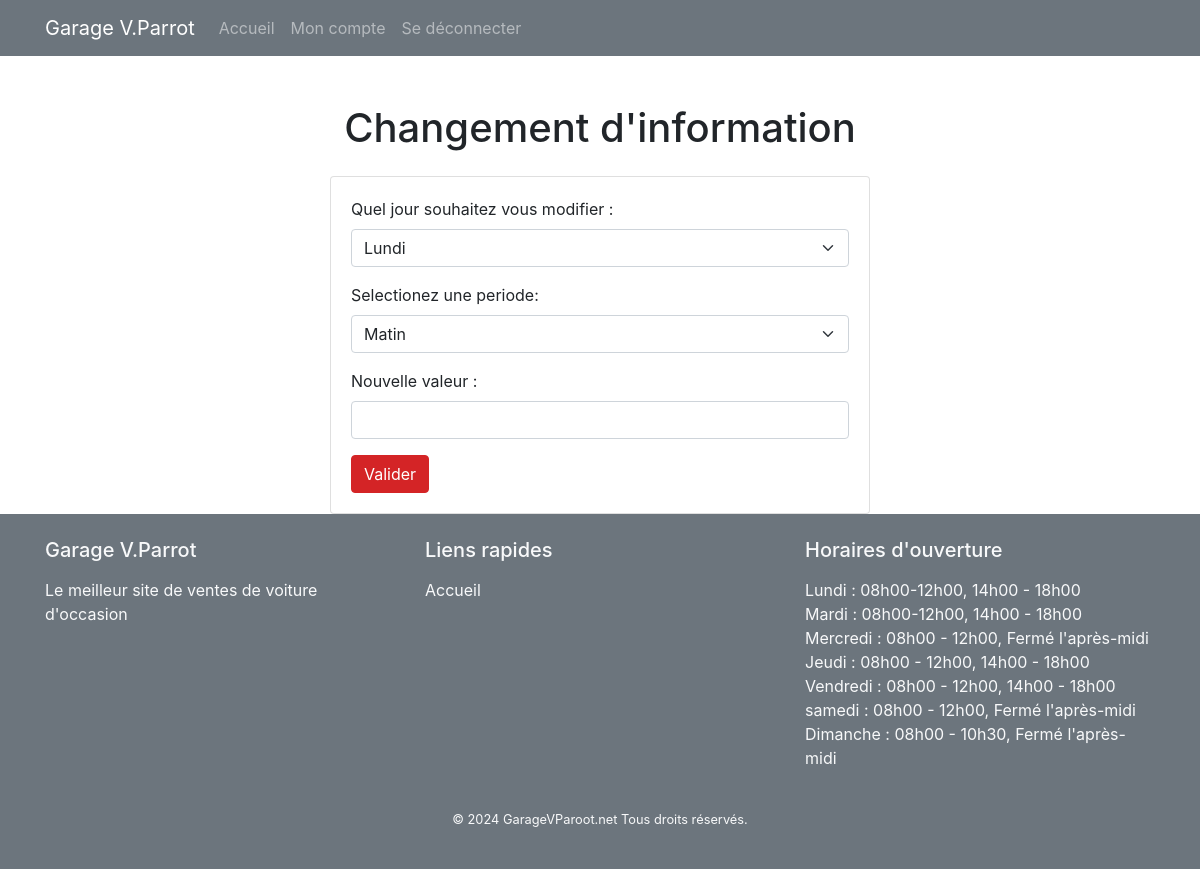
Screenshot of /index.php?page=horaires&action=manage (signed in) with the database file from the repository.
### tables this page shows
CREATE TABLE horaires(
        id INTEGER,
        jour TEXT ,
        heureMatin TEXT,
        heureSoir TEXT,
        PRIMARY KEY(id),
        UNIQUE(jour)
     );

### src/Views.php (called while the page is built, shortened)
<?php
class Views {
    private static $template_dir = './views/';
    private string $view;
    private string $footer;
    public function __construct($view)
    {
        $this->view = self::$template_dir.$view.'.php';
    }
    private function setFooter()
    {
        $this->footer = self::$template_dir.'template/footer.php';
    }
    public function render()
    {
        require($this->view);
        require($this->footer);
    }
}

### src/Dispatcher.php (called while the page is built, shortened)
<?php
class Dispatcher
{
    private ?string $page = null;
    public function __construct()
    {
        if (isset($_GET['page'])) {
            $this->page = $_GET['page'];
        }
    }
    public function dispatch()
    {
        if (is_null($this->page) || $this->page === 'users') {
            new Users();
        }
        elseif ($this->page === 'horaires') {
            new Horaires();
        }
        elseif ($this->page === 'formulaire') {
            new Formulaires();
        }
        elseif ($this->page === 'annonce') {
            new Annonces();
        }
    }
}

### index.php (called while the page is built, shortened)
<?php
$content=new Dispatcher();
$content->dispatch();

### src/Db.php (called while the page is built, shortened)
<?php
class Db extends PDO
{
    private static $instance = null;
    public static function getInstance()
    {
        if (is_null(self::$instance)) {
            self::$instance = new Db();
        }
        return self::$instance;
    }
    public function getAll($objet)
    {
        $space = get_class($objet);
        $table = strtolower($this->getTableName($space));
        $query = "select * from " . $table.";";
        $results = $this->query($query);
        return $results->fetchAll(PDO::FETCH_CLASS, $space);
    }
    private function getTableName($espace)
    {
        $tab = explode('\\', $espace);
        $count = count($tab) - 1;
        return $tab[$count];
    }
}

### src/Model.php (called while the page is built, shortened)
<?php
abstract class Model
{
    public function __get($attribute)
    {
        return call_user_func(array($this, 'get' . ucfirst($attribute)));
    }
    public function getAll()
    {
        return Db::getInstance()->getAll($this);
    }
}

### src/Entity/Horaires.php (called while the page is built, shortened)
<?php
class Horaires extends Model
{
    private ?string $jour;
    private ?string $heureMatin;
    private ?string $heureSoir;
    public function getJour()
    {
        return $this->jour;
    }
    public function getHeureMatin()
    {
        return $this->heureMatin;
    }
    public function getHeureSoir()
    {
        return $this->heureSoir;
    }
}

### views/horaires/manage.php (the view, shortened to what this page needs)
<main>
    <div class="container">
        <div class="row justify-content-center">
            <div class="col-md-6 mt-5">
                <h1 class="text-center mb-4">Changement d'information</h1>
                <div class="card">
                    <div class="card-body">
                        <form method="POST">
                            <div class="mb-3">
                                <label for="champ" class="form-label">Quel jour souhaitez vous modifier :</label>
                                <select name="jour" id="jour" class="form-select">
                                    <?php
                                    $horaire = new Horaires;
                                    $horaires = $horaire->getAll();
                                    foreach ($horaires as $key => $value) {
                                        echo '<option value="' . $value->jour . '">' . $value->getJour();
                                    }
                                    ?>
                                </select>
                            </div>
                            <div class="mb-3">
                                <label for="champ" class="form-label">Selectionez une periode:</label>
                                <select name="heure" id="heure" class="form-select">
                                    <option value="matin">Matin</option>
                                </select>
                            </div>
                            <div class="mb-3">
                                <label for="change" class="form-label">Nouvelle valeur :</label>
                                <input type="text" name="change" id="change" class="form-control">
                            </div>
                            <button type="submit" class="btn btn-primary">Valider</button>
                        </form>
                    </div>
                </div>
            </div>
        </div>
    </div>
</main>

### views/template/footer.php (shortened to what this page needs)
<footer class="bg-secondary text-light py-4 fixed-navbar-bottom">
  <div class="container">
    <div class="row">
      <div class="col-md-4">
        <h5 class="mb-3">Garage V.Parrot</h5>
        <p>Le meilleur site de ventes de voiture d'occasion</p>
      </div>
      <div class="col-md-4">
        <h5 class="mb-3">Liens rapides</h5>
        <ul class="list-unstyled">
          <li><a class="text-light" href="index.php?page=annonce&action=accueil">Accueil</a></li>
        </ul>
      </div>
      <div class="col-md-4">
        <h5 class="mb-3">Horaires d'ouverture</h5>
        <ul class="list-unstyled">
          <?php
          $horaire = new Horaires();
          $horaires = $horaire->getAll();
          foreach ($horaires as $key) {
            echo '<li class="text-light">' . $key->getJour() . ' : ' . $key->getHeureMatin() . ', ' . $key->getHeureSoir() . '</li>';
          }
          ?>
        </ul>
      </div>
    </div>
    <div class="row mt-4">
      <div class="col text-center">
        <p class="small">&copy; 2024 GarageVParoot.net Tous droits réservés.</p>
      </div>
    </div>
  </div>
</footer>
</body>
</html>

### assets/css/addAnnonce.css (style rules this page uses)
.btn-primary { background-color: rgb(212 36 38); border-color: rgb(212 36 38); }

### rows the page displays
horaires: jour "Lundi", heureMatin "08h00-12h00", heureSoir "14h00 - 18h00"
horaires: jour "Mardi", heureMatin "08h00-12h00", heureSoir "14h00 - 18h00"
horaires: jour "Mercredi", heureMatin "08h00 - 12h00", heureSoir "Fermé l'après-midi"
horaires: jour "Jeudi", heureMatin "08h00 - 12h00", heureSoir "14h00 - 18h00"
horaires: jour "Vendredi", heureMatin "08h00 - 12h00", heureSoir "14h00 - 18h00"
horaires: jour "samedi", heureMatin "08h00 - 12h00", heureSoir "Fermé l'après-midi"
horaires: jour "Dimanche", heureMatin "08h00 - 10h30", heureSoir "Fermé l'après-midi"

### other values shown
form field jour "Lundi"
